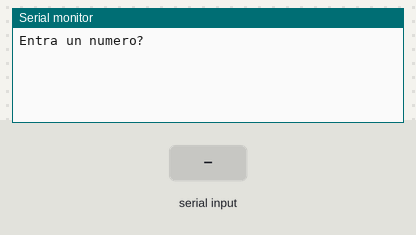
Simulated run of this sketch. Board: Arduino Uno, built with avr-gcc and run on an emulated ATmega328P. Shown: the last lines printed to the serial monitor. The test bench sets the inputs (shaded band).

Above: at 1.2 s.
1.3 s: "90,45\n" received over Serial
At 2.5 s:
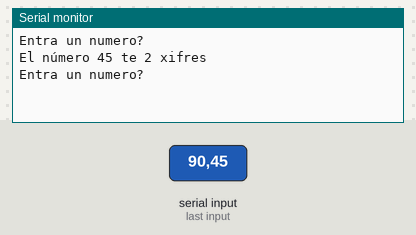
2.8 s: "30,150\n" received over Serial
At 3.8 s:
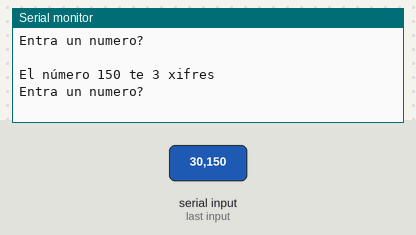

The sketch:

PRO05.ino
```cpp
/**********************************************************************************
**                                                                               **
**                          Control Structures                                   **
**                                                                               **
**  Sergio Martínez Martín                                                       **
**********************************************************************************/

//********** Includes *************************************************************

//********** Variables ************************************************************
int num;
int comptador;
//*********************************************************************************
void setup() {
  Serial.begin(9600);
  Serial.println("Entra un numero?");
}
//*********************************************************************************
void loop() {
  while (Serial.available() > 0) {
  num = Serial.parseInt();
  if (Serial.read() == '\n') {
   Serial.print("El número ");
   Serial.print(num);
   comptador = 1;
    while(num/10 > 0)
    {
      num = num/10;
      comptador++;
    }

   Serial.print(" te ");
   Serial.print(comptador);
   Serial.println(" xifres");
   Serial.println("Entra un numero?");
   Serial.println(" ");
    }
  }
}
```

Measured:
- after the input at 1.3 s, the serial monitor: prints a new line at once (image 1)
- after the input at 2.8 s, the serial monitor: prints a new line at once (image 2)
